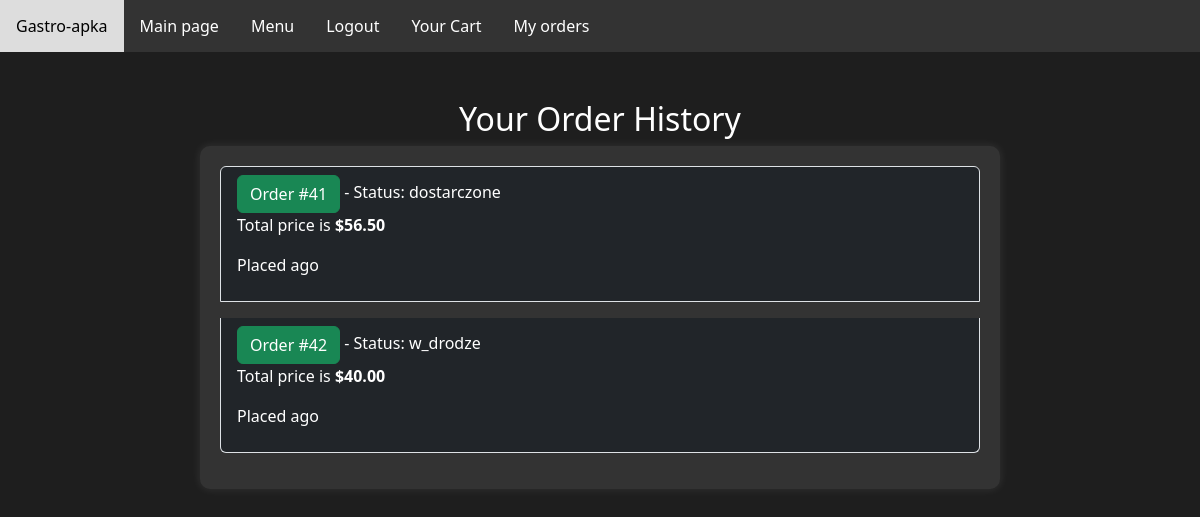
/order-history/ (signed in), run on an earlier commit of the app's database.
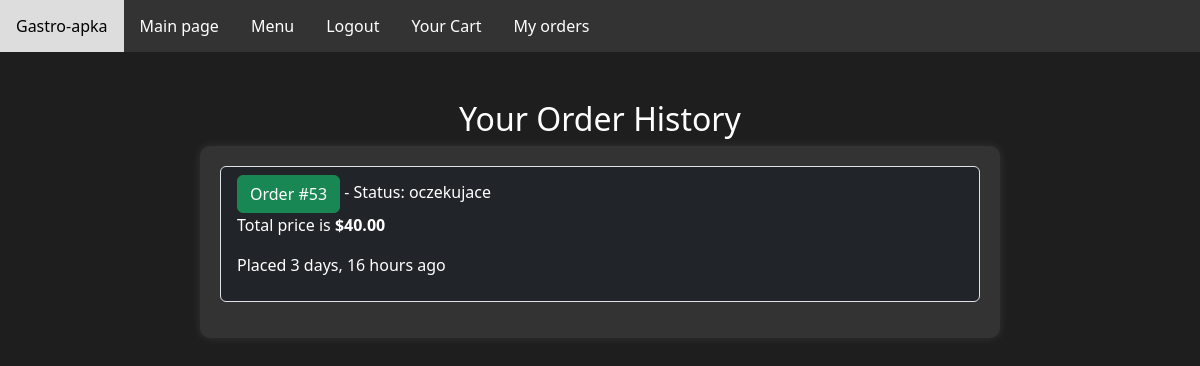
And on a later commit of the database.
### gastro_app/models.py (models this page shows, shortened)
class Order(models.Model):
    user = models.ForeignKey(User, on_delete=models.CASCADE)
    products = models.ManyToManyField(Product, through='OrderItem')
    total_price = models.DecimalField(max_digits=10, decimal_places=2)
    is_confirmed = models.BooleanField(default=False)
    status = models.ForeignKey(OrderStatus, on_delete=models.SET_NULL, null=True, blank=True)
    order_date = models.DateTimeField(auto_now_add=True, null=True, blank=True)

class OrderStatus(models.Model):
    STATUS_CHOICES = [
        ('oczekujace', 'oczekujace'),
        ('zaakceptowane', 'Zaakceptowane'),
        ('odrzucone', 'Odrzucone'),
        ('w_drodze', 'W drodze'),
        ('dostarczone', 'Dostarczone'),
    ]
    name = models.CharField(max_length=20, choices=STATUS_CHOICES, default=STATUS_CHOICES[0])

### gastro_app/views.py (the view)
# urls.py: path('order-history/', views.order_history, name='order-history'),
def order_history(request):
    user = request.user
    orders = Order.objects.filter(user=user).order_by('-order_date')
    context = {'orders': orders}
    return render(request, 'gastro_app/order_history.html', context)

### gastro_app/templates/gastro_app/order_history.html (shortened to what this page needs)
{% extends 'gastro_app/navbar.html' %}
{% load static %}
{% block content %}
  <div class="container mt-5">
    <div class="container text-center">
      <h1 class="font-weight-bold"><h2 class="text-white">Your Order History</h2>
    </div>
    <div class="menu-container">
      <ul class="list-group order-list">
        {% for order in orders %}
          <li class="list-group-item order-item bg-dark text-white mb-3">
            <div class="d-flex justify-content-between align-items-center">
              <div class="order-info">
                {% if order.status.name %}
                <span class="font-weight-bold"><a href="{% url 'order_status' order.id %}"><button class="btn btn-success place-order-btn">Order #{{ order.id }}</button></a> - Status: {{ order.status.name }}</span>
                {% else %}
                <span class="font-weight-bold"><a href="{% url 'order_status' order.id %}"><button class="btn btn-success place-order-btn">Order #{{ order.id }}</button></a> - Status: oczekujące</span>
                {% endif %}
                <p class="card-text">Total price is <strong>${{order.total_price}}</strong></p>
                <p>Placed {{ order.order_date|timesince }} ago</p>
              </div>
            </div>
          </li>
        {% endfor %}
      </ul>
    </div>
  </div>
{% endblock %}

What changed in the data, as far as the page shows it:
removed Order: id "41", status.name "dostarczone", total_price "56.50"
removed Order: id "42", status.name "w_drodze", total_price "40.00"
added Order: id "53", status.name "oczekujace", total_price "40.00", order_date "3 days, 16 hours"
